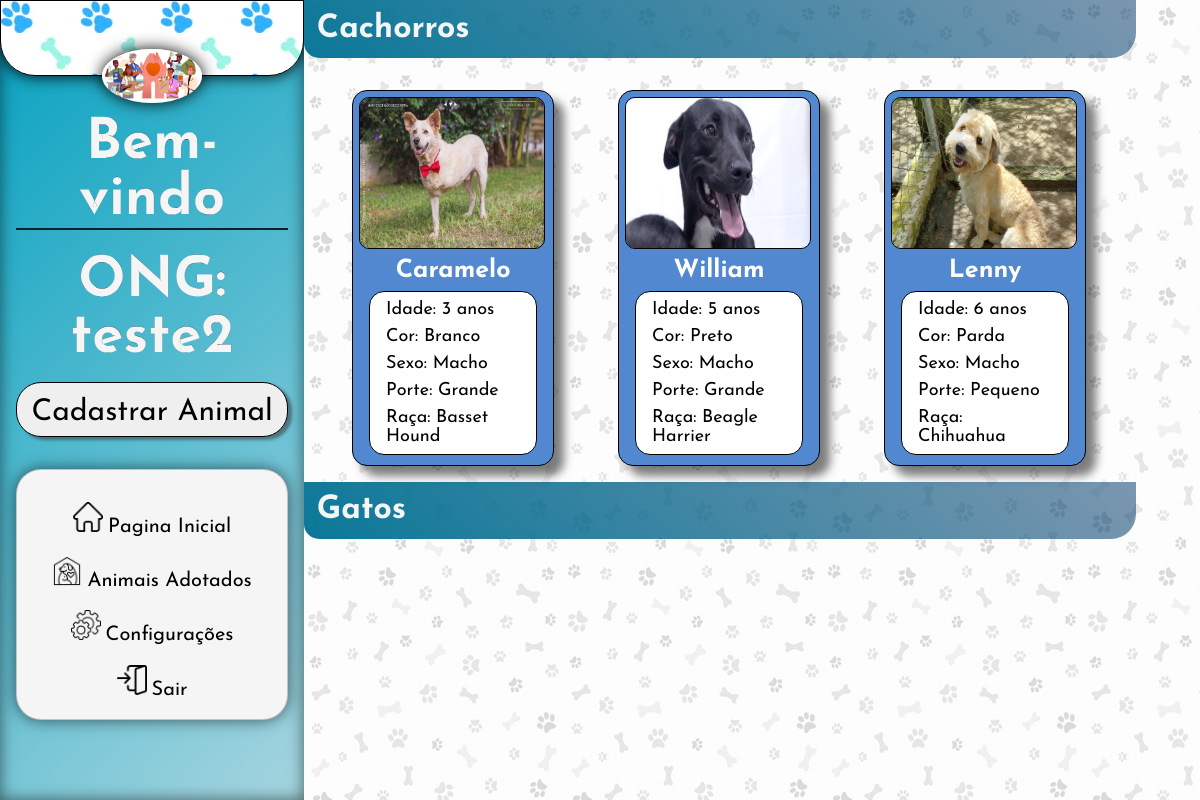
/area-restrita/ong/areaOng.php (signed in), run on the app's committed database.
### tables this page shows
CREATE TABLE `tbanimal` (
  `idAnimal` int(11) NOT NULL,
  `nomeAnimal` varchar(50) DEFAULT NULL,
  `statusAnimal` varchar(20) NOT NULL,
  `idadeAnimal` int(11) DEFAULT NULL,
  `coloracaoAnimal` varchar(50) NOT NULL,
  `idSexoAnimal` int(11) NOT NULL,
  `idEspecieAnimal` int(11) NOT NULL,
  `idRacaAnimal` int(11) NOT NULL,
  `idPorteAnimal` int(11) NOT NULL,
  `idOng` int(11) NOT NULL,
  `fotoAnimal` varchar(150) DEFAULT NULL
);

CREATE TABLE `tbsexoanimal` (
  `idSexoAnimal` int(11) NOT NULL,
  `sexoAnimal` char(5) NOT NULL
);

CREATE TABLE `tbporteanimal` (
  `idPorteAnimal` int(11) NOT NULL,
  `nomePorteAnimal` varchar(10) NOT NULL
);

CREATE TABLE `tbracaanimal` (
  `idRacaAnimal` int(11) NOT NULL,
  `nomeRacaAnimal` varchar(50) NOT NULL,
  `idEspecieAnimal` int(11) NOT NULL
);

### classes/Animal.php (called while the page is built, shortened)
<?php
class Animal {
    public function ListarCachorroAdotados($idOng) {
      try{
        $conexao = Conexao::pegarConexao();
        $querySelect = "SELECT * FROM tbanimal
        INNER JOIN tbsexoanimal ON tbanimal.idSexoAnimal = tbsexoanimal.idSexoAnimal
        INNER JOIN tbespecieanimal ON tbanimal.idEspecieAnimal = tbespecieanimal.idEspecieAnimal
        INNER JOIN tbracaanimal ON tbanimal.idRacaAnimal = tbracaanimal.idRacaAnimal
        INNER JOIN tbporteanimal ON tbanimal.idPorteAnimal = tbporteanimal.idPorteAnimal
        WHERE idOng = '$idOng' AND statusAnimal ='não adotado' AND tbanimal.idEspecieAnimal = '1'";
        $resultado = $conexao->query($querySelect);
        $lista = $resultado->fetchAll();
        return $lista;
      }
      catch(Exception $e) {
        echo "ERRO " . $e->getMessage();
      }
    }
}

### area-restrita/ong/areaOng.php (the view, shortened to what this page needs)
<?php
require_once '../../classes/Animal.php';
$idDaOng = $_SESSION['idOng'];
?>
<!DOCTYPE html>
<html lang="pt-br">
<head>
    <link rel="stylesheet" href="../../css/ong.css">
</head>
<body>
<div class="parent">
    <div class="div1">
        <form class="banner">
            <center>
                <img src="../../imagens/ong/<?php echo $_SESSION['fotoOng'] ?? 'default.png'; ?>"
                     class="icon-profile">
            </center>
        </form>
        <form>
            <div class="nome-icon">
                <center>
                    <label><b>Bem-vindo</b></label>
                    <hr style="border: 1px solid #131f29;">
                    <label>
                        <b>ONG: <?php echo $_SESSION['nomeOng'] ?? ''; ?></b>
                    </label>
                </center>
                <a href="../animal/formulario-animal.php">
                    <input type="button" value="Cadastrar Animal">
                </a>
            </div>
            <center>
                <div class="grid-icons">
                    <a href="areaOng.php">
                        <div class="icons">
                            <img src="../../imagens/ong/home.png">
                            <label>Pagina Inicial</label>
                        </div>
                    </a>
                    <a href="../animal/animais-adotados.php">
                        <div class="icons">
                            <img src="../../imagens/ong/pet-house.png">
                            <label>Animais Adotados</label>
                        </div>
                    </a>
                    <a href="ong-config.php">
                        <div class="icons">
                            <img src="../../imagens/ong/settings.png">
                            <label>Configurações</label>
                        </div>
                    </a>
                    <a href="../../login.php">
                        <div class="icons">
                            <img src="../../imagens/ong/close.png">
                            <label>Sair</label>
                        </div>
                    </a>
                </div>
            </center>
        </form>
    </div>
    <div class="div2">
        <h1>Cachorros</h1>
        <div class="container">
            <?php
            $animal = new Animal();
            $listarAnimal = $animal->ListarCachorroAdotados($idDaOng);
            if ($listarAnimal) {
                foreach ($listarAnimal as $linha) {
            ?>
            <div class="card cor1">
                <form>
                    <img src="../../imagens/animais/<?php echo $linha['fotoAnimal']; ?>"
                         class="fotoDoAnimal">
                    <label class="nomeDoAnimal">
                        <?php echo $linha['nomeAnimal']; ?>
                    </label>
                    <div class="cardInfo">
                        <label>Idade: <span><?php echo $linha['idadeAnimal']; ?> anos</span></label>
                        <label>Cor: <span><?php echo $linha['coloracaoAnimal']; ?></span></label>
                        <label>Sexo: <span><?php echo $linha['sexoAnimal']; ?></span></label>
                        <label>Porte: <span><?php echo $linha['nomePorteAnimal']; ?></span></label>
                        <label>Raça: <span><?php echo $linha['nomeRacaAnimal']; ?></span></label>
                    </div>
                </form>
            </div>
            <?php
                }
            }
            ?>
        </div>
        <h1>Gatos</h1>
    </div>
</div>
</body>
</html>

### css/ong.css (style rules this page uses)
* { margin: 0; padding: 0; font-family: "Josefin Sans", sans-serif; }
.parent { display: grid; grid-template-columns: repeat(4, 1fr); grid-template-rows: repeat(5, 1fr); grid-column-gap: 0px; grid-row-gap: 0px; min-height: 100vh; }
.div1 { grid-area: 1 / 1 / 6 / 2; background: linear-gradient(-45deg, #a6d5df, #05a1c0); box-shadow: inset 0 0 1em rgba(0, 0, 0, 0.555); }
.div1 .banner { background-image: url("../imagens/ong/banner.jpg"); border: 1px solid black; border-bottom-left-radius: 35px; border-bottom-right-radius: 35px; box-shadow: 0 0 1em black; }
.div1 .banner img { margin-bottom: -3rem; width: 100px; border-radius: 50%; margin-top: 2rem; box-shadow: 0 0 1em black; }
.div1 form { padding: 1rem; }
.div1 .nome-icon label { display: block; font-size: 35px; margin-top: 1.5rem; -webkit-text-stroke-width: 0.1px; -webkit-text-stroke-color: #000; font-size: 3.5em; color: whitesmoke; }
.div1 input[type="button"] { cursor: pointer; width: 100%; height: 55px; border: 1px solid black; border-radius: 25px; margin-top: 1rem; padding: 0.9rem; font-size: 30px; transition: all 0.3s ease-in-out; box-shadow: 4px 3px 3px rgba(48, 48, 48, 0.514); }
.div1 .grid-icons { border: 1px solid rgba(0, 0, 0, 0.205); background: whitesmoke; padding: 1rem; margin-top: 2rem; border-radius: 25px; box-shadow: 0 0 1em rgba(0, 0, 0, 0.582); }
.div1 .grid-icons label { font-size: 20px; }
.div1 .grid-icons a { color: inherit; text-decoration: none; }
.div1 .icons { margin-top: 0.8rem; display: block; transition: all 0.2s ease-in-out; border-radius: 25px; padding: 0.2rem; }
.div1 .icons label { cursor: pointer; }
.div1 .icons img { width: 30px; }
.div2 { grid-area: 1 / 2 / 6 / 5; background: white; background-image: url("../imagens/ong/background.png"); }
.div2 h1 { background: rgb(29, 37, 59); background: linear-gradient(45deg, rgb(11, 120, 153), rgba(6, 57, 105, 0.527)); color: whitesmoke; width: 90%; padding: 0.8rem; border-bottom-left-radius: 15px; border-bottom-right-radius: 25px; }
.container { display: inline-flex; flex-wrap: wrap; }
.card { cursor: pointer; width: 200px; min-block-size: 370px; border: 1px solid black; border-radius: 15px; margin-top: 2rem; margin-left: 3rem; margin-right: 1rem; margin-bottom: 1rem; transition: all 0.3s ease-in-out; box-shadow: 10px 10px 10px rgba(0, 0, 0, 0.514); }
.card.cor1 { cursor: pointer; background: rgb(82, 136, 208); color: white; }
.card .fotoDoAnimal { cursor: pointer; width: 92%; height: 150px; border: 1px solid black; border-radius: 10px; margin-top: 6px; margin-left: 6px; }
.card .nomeDoAnimal { cursor: pointer; text-align: center; margin-left: 1rem; margin-top: 5px; font-size: 25px; font-weight: bold; }
.card label { cursor: pointer; display: block; margin-left: 1rem; margin-right: 1rem; margin-top: 0.5rem; margin-bottom: 0.5rem; font-size: 18px; }
.card .cardInfo { cursor: pointer; border: 1px solid black; border-radius: 15px; background: white; color: black; margin-left: 1rem; margin-right: 1rem; font-size: 15px; margin-bottom: 10px; }

### data on the page
tbanimal: fotoAnimal (picture), nomeAnimal "Caramelo", idadeAnimal "3", coloracaoAnimal "Branco", idSexoAnimal.sexoAnimal "Macho", idPorteAnimal.nomePorteAnimal "Grande", idRacaAnimal.nomeRacaAnimal "Basset Hound"
tbanimal: fotoAnimal (picture), nomeAnimal "William", idadeAnimal "5", coloracaoAnimal "Preto", idSexoAnimal.sexoAnimal "Macho", idPorteAnimal.nomePorteAnimal "Grande", idRacaAnimal.nomeRacaAnimal "Beagle Harrier"
tbanimal: fotoAnimal (picture), nomeAnimal "Lenny", idadeAnimal "6", coloracaoAnimal "Parda", idSexoAnimal.sexoAnimal "Macho", idPorteAnimal.nomePorteAnimal "Pequeno", idRacaAnimal.nomeRacaAnimal "Chihuahua"

### other printed values
$_SESSION['nomeOng'] "teste2"
